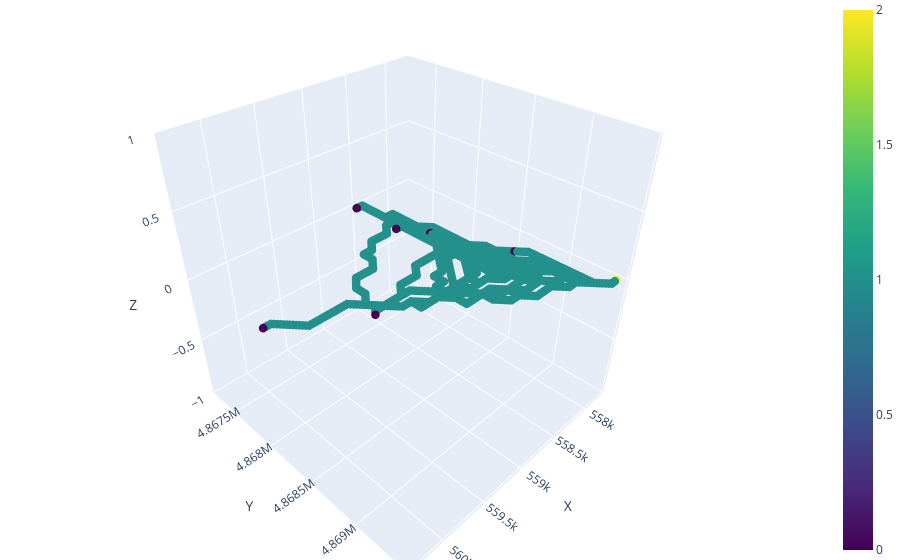

Here is the notebook cell this chart was saved with:
### Code cell
#set up and load network
network_dir = 'conduits/networks/n_4'
nodes = pd.read_csv(f'{network_dir}/nodes.csv')
edges = pd.read_csv(f'{network_dir}/edges.csv')
nodes, edges = reset_node_ids(nodes, edges)
# network_dir = 'conduit_geometry_test/networks/straight_conduit_n62'
network = OKN(nodes = nodes, edges= edges, diameters = 0.5) 
network.load_cave_data()
network.extract_edge_coordinates()
network.extract_boundary_nodes()
network.extract_diffuse_inlets()
network.plot_3D_network(node_color = 'type')
